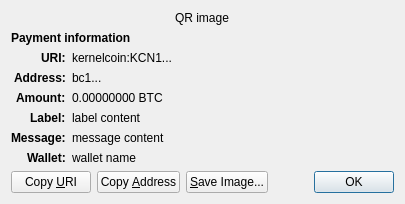
<?xml version="1.0" encoding="UTF-8"?>
<ui version="4.0">
 <class>ReceiveRequestDialog</class>
 <widget class="QDialog" name="ReceiveRequestDialog">
  <property name="geometry">
   <rect>
    <x>0</x>
    <y>0</y>
    <width>413</width>
    <height>229</height>
   </rect>
  </property>
  <property name="windowTitle">
   <string>Request payment to ...</string>
  </property>
  <layout class="QGridLayout" name="gridLayout" columnstretch="0,1">
   <property name="sizeConstraint">
    <enum>QLayout::SetFixedSize</enum>
   </property>
   <item row="0" column="0" colspan="2" alignment="Qt::AlignHCenter">
    <widget class="QRImageWidget" name="qr_code">
     <property name="text">
      <string notr="true">QR image</string>
     </property>
     <property name="textInteractionFlags">
      <set>Qt::NoTextInteraction</set>
     </property>
    </widget>
   </item>
   <item row="1" column="0" colspan="2">
    <widget class="QLabel" name="payment_header">
     <property name="font">
      <font>
       <weight>75</weight>
       <bold>true</bold>
      </font>
     </property>
     <property name="text">
      <string>Payment information</string>
     </property>
     <property name="textInteractionFlags">
      <set>Qt::NoTextInteraction</set>
     </property>
    </widget>
   </item>
   <item row="2" column="0" alignment="Qt::AlignRight|Qt::AlignTop">
    <widget class="QLabel" name="uri_tag">
     <property name="font">
      <font>
       <weight>75</weight>
       <bold>true</bold>
      </font>
     </property>
     <property name="text">
      <string notr="true">URI:</string>
     </property>
     <property name="textFormat">
      <enum>Qt::PlainText</enum>
     </property>
     <property name="textInteractionFlags">
      <set>Qt::NoTextInteraction</set>
     </property>
    </widget>
   </item>
   <item row="2" column="1" alignment="Qt::AlignTop">
    <widget class="QLabel" name="uri_content">
     <property name="text">
      <string notr="true">kernelcoin:KCN1...</string>
     </property>
     <property name="textFormat">
      <enum>Qt::RichText</enum>
     </property>
     <property name="wordWrap">
      <bool>true</bool>
     </property>
     <property name="textInteractionFlags">
      <set>Qt::TextSelectableByMouse</set>
     </property>
    </widget>
   </item>
   <item row="3" column="0" alignment="Qt::AlignRight|Qt::AlignTop">
    <widget class="QLabel" name="address_tag">
     <property name="font">
      <font>
       <weight>75</weight>
       <bold>true</bold>
      </font>
     </property>
     <property name="text">
      <string>Address:</string>
     </property>
     <property name="textInteractionFlags">
      <set>Qt::NoTextInteraction</set>
     </property>
    </widget>
   </item>
   <item row="3" column="1" alignment="Qt::AlignTop">
    <widget class="QLabel" name="address_content">
     <property name="text">
      <string notr="true">bc1...</string>
     </property>
     <property name="textFormat">
      <enum>Qt::PlainText</enum>
     </property>
     <property name="textInteractionFlags">
      <set>Qt::TextSelectableByMouse</set>
     </property>
    </widget>
   </item>
   <item row="4" column="0" alignment="Qt::AlignRight|Qt::AlignTop">
    <widget class="QLabel" name="amount_tag">
     <property name="font">
      <font>
       <weight>75</weight>
       <bold>true</bold>
      </font>
     </property>
     <property name="text">
      <string>Amount:</string>
     </property>
     <property name="textInteractionFlags">
      <set>Qt::NoTextInteraction</set>
     </property>
    </widget>
   </item>
   <item row="4" column="1" alignment="Qt::AlignTop">
    <widget class="QLabel" name="amount_content">
     <property name="text">
      <string notr="true">0.00000000 BTC</string>
     </property>
     <property name="textFormat">
      <enum>Qt::PlainText</enum>
     </property>
     <property name="textInteractionFlags">
      <set>Qt::TextSelectableByMouse</set>
     </property>
    </widget>
   </item>
   <item row="5" column="0" alignment="Qt::AlignRight|Qt::AlignTop">
    <widget class="QLabel" name="label_tag">
     <property name="font">
      <font>
       <weight>75</weight>
       <bold>true</bold>
      </font>
     </property>
     <property name="text">
      <string>Label:</string>
     </property>
     <property name="textInteractionFlags">
      <set>Qt::NoTextInteraction</set>
     </property>
    </widget>
   </item>
   <item row="5" column="1" alignment="Qt::AlignTop">
    <widget class="QLabel" name="label_content">
     <property name="text">
      <string notr="true">label content</string>
     </property>
     <property name="textFormat">
      <enum>Qt::PlainText</enum>
     </property>
     <property name="wordWrap">
      <bool>true</bool>
     </property>
     <property name="textInteractionFlags">
      <set>Qt::TextSelectableByMouse</set>
     </property>
    </widget>
   </item>
   <item row="6" column="0" alignment="Qt::AlignRight|Qt::AlignTop">
    <widget class="QLabel" name="message_tag">
     <property name="font">
      <font>
       <weight>75</weight>
       <bold>true</bold>
      </font>
     </property>
     <property name="text">
      <string>Message:</string>
     </property>
     <property name="textInteractionFlags">
      <set>Qt::NoTextInteraction</set>
     </property>
    </widget>
   </item>
   <item row="6" column="1" alignment="Qt::AlignTop">
    <widget class="QLabel" name="message_content">
     <property name="text">
      <string notr="true">message content</string>
     </property>
     <property name="textFormat">
      <enum>Qt::PlainText</enum>
     </property>
     <property name="wordWrap">
      <bool>true</bool>
     </property>
     <property name="textInteractionFlags">
      <set>Qt::TextSelectableByMouse</set>
     </property>
    </widget>
   </item>
   <item row="7" column="0" alignment="Qt::AlignRight|Qt::AlignTop">
    <widget class="QLabel" name="wallet_tag">
     <property name="font">
      <font>
       <weight>75</weight>
       <bold>true</bold>
      </font>
     </property>
     <property name="text">
      <string>Wallet:</string>
     </property>
     <property name="textInteractionFlags">
      <set>Qt::NoTextInteraction</set>
     </property>
    </widget>
   </item>
   <item row="7" column="1" alignment="Qt::AlignTop">
    <widget class="QLabel" name="wallet_content">
     <property name="text">
      <string notr="true">wallet name</string>
     </property>
     <property name="textFormat">
      <enum>Qt::PlainText</enum>
     </property>
     <property name="wordWrap">
      <bool>true</bool>
     </property>
     <property name="textInteractionFlags">
      <set>Qt::TextSelectableByMouse</set>
     </property>
    </widget>
   </item>
   <item row="8" column="0" colspan="2">
    <layout class="QHBoxLayout" name="horizontalLayout">
     <item>
      <widget class="QPushButton" name="btnCopyURI">
       <property name="text">
        <string>Copy &amp;URI</string>
       </property>
       <property name="autoDefault">
        <bool>false</bool>
       </property>
      </widget>
     </item>
     <item>
      <widget class="QPushButton" name="btnCopyAddress">
       <property name="text">
        <string>Copy &amp;Address</string>
       </property>
       <property name="autoDefault">
        <bool>false</bool>
       </property>
      </widget>
     </item>
     <item>
      <widget class="QPushButton" name="btnSaveAs">
       <property name="text">
        <string>&amp;Save Image...</string>
       </property>
       <property name="autoDefault">
        <bool>false</bool>
       </property>
      </widget>
     </item>
     <item>
      <spacer name="horizontalSpacer_2">
       <property name="orientation">
        <enum>Qt::Horizontal</enum>
       </property>
       <property name="sizeHint" stdset="0">
        <size>
         <width>40</width>
         <height>20</height>
        </size>
       </property>
      </spacer>
     </item>
     <item>
      <widget class="QDialogButtonBox" name="buttonBox">
       <property name="focusPolicy">
        <enum>Qt::StrongFocus</enum>
       </property>
       <property name="standardButtons">
        <set>QDialogButtonBox::Ok</set>
       </property>
      </widget>
     </item>
    </layout>
   </item>
  </layout>
 </widget>
 <customwidgets>
  <customwidget>
   <class>QRImageWidget</class>
   <extends>QLabel</extends>
   <header>qt/qrimagewidget.h</header>
  </customwidget>
 </customwidgets>
 <tabstops>
  <tabstop>buttonBox</tabstop>
  <tabstop>btnCopyURI</tabstop>
  <tabstop>btnCopyAddress</tabstop>
  <tabstop>btnSaveAs</tabstop>
 </tabstops>
 <resources/>
 <connections>
  <connection>
   <sender>buttonBox</sender>
   <signal>accepted()</signal>
   <receiver>ReceiveRequestDialog</receiver>
   <slot>accept()</slot>
   <hints>
    <hint type="sourcelabel">
     <x>135</x>
     <y>230</y>
    </hint>
    <hint type="destinationlabel">
     <x>135</x>
     <y>126</y>
    </hint>
   </hints>
  </connection>
 </connections>
</ui>
